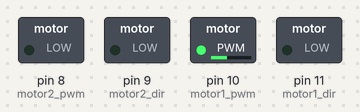
The sketch below on a simulated Arduino Uno, built with avr-gcc and run on an emulated ATmega328P. Shown: switched loads named in the sketch (green lamp = pin HIGH).

Above: at 0.1 s.
Timing chart, 0 to 1.6 s (numbered marks = the images above):
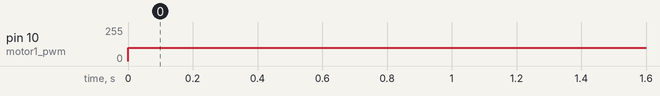

Measured:
- by itself, pin 10 (motor1_pwm): 0/255 → 100/255 at 0.00 s

The sketch:

Motor_Control_Board.ino
```cpp
int motor1_dir = 11;
int motor1_pwm = 10;
int motor2_dir = 9;
int motor2_pwm = 8;

void setup()
{
    pinMode(motor1_dir,OUTPUT);
    pinMode(motor1_pwm,OUTPUT);
    pinMode(motor2_dir,OUTPUT);
    pinMode(motor2_pwm,OUTPUT);
}
void loop()
{
    digitalWrite(motor1_dir,LOW);
    analogWrite(motor1_pwm,100);
    digitalWrite(motor2_dir,LOW);
    analogWrite(motor2_pwm,100);
}
```
